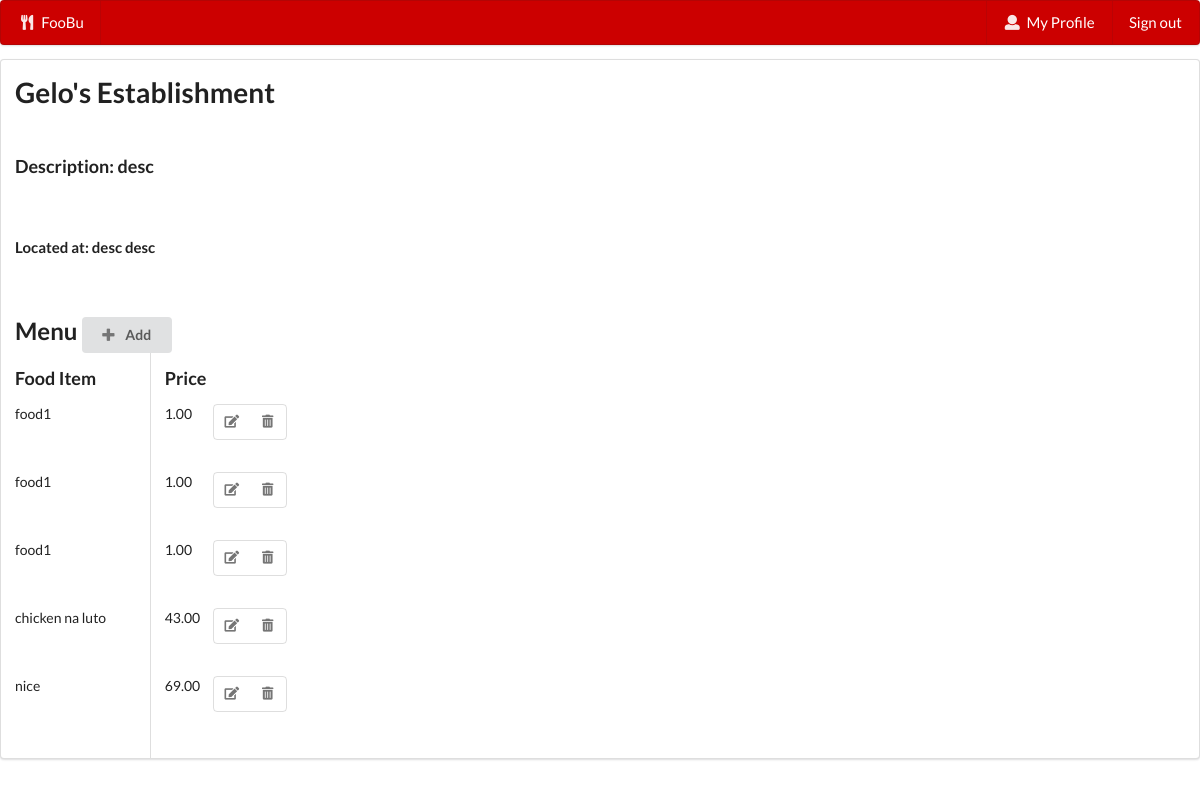
The page /foobu/est-1/ (signed in) on the database as committed earlier.
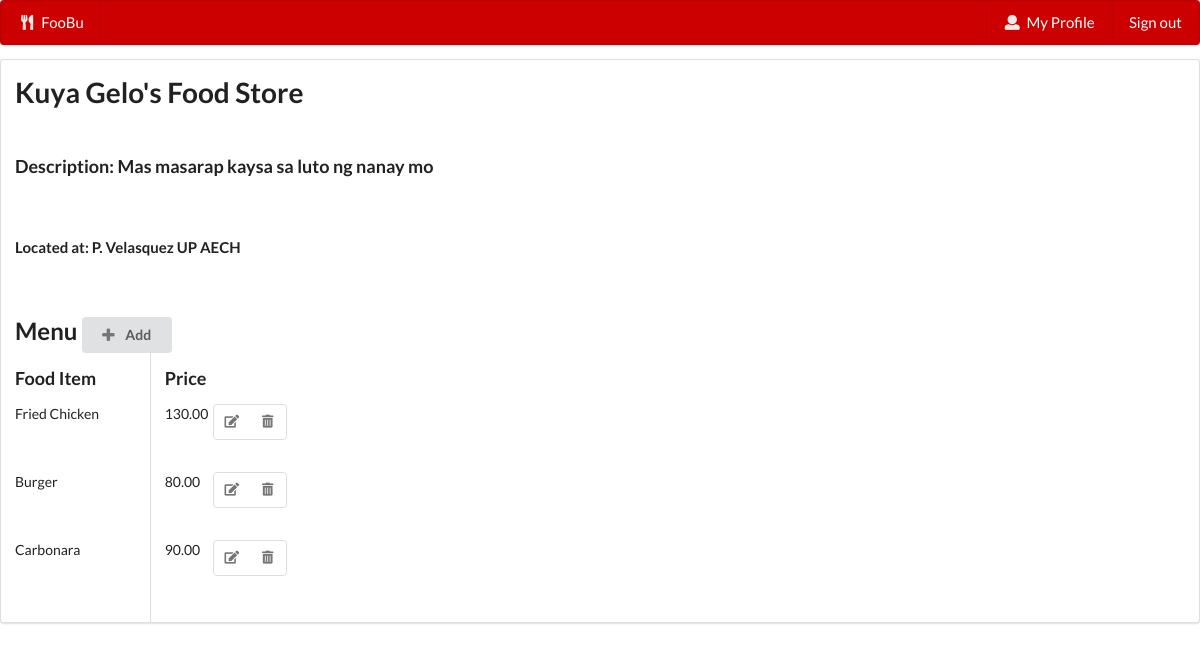
The same page on the database as committed later.
### food/models.py (models this page shows, shortened)
class Establishment(models.Model):
    id = models.AutoField(primary_key=True)
    owner = models.ForeignKey(RegisteredUser,blank=False,on_delete=models.CASCADE)
    name = models.TextField(blank=True)
    desc = models.TextField(blank=True)
    area = models.TextField(blank=True)
    street = models.TextField(blank=True)

class FoodItem(models.Model):
    id = models.AutoField(primary_key=True)
    name = models.TextField(blank=True)
    price = models.DecimalField(decimal_places=2,max_digits=10)
    est = models.ForeignKey(Establishment, blank=False, null=False, on_delete=models.CASCADE)

### food/views.py (the view)
# urls.py: path('est-<int:est_id>/', views.establishment, name="establishment"),
@login_required
def establishment(request,est_id):
    x = Establishment.objects.filter(id=est_id)[0]
    location = x.street + " " + x.area
    user = request.user
    is_owner = RegisteredUser.objects.filter(user=user)[0].is_owner
    owns = (user == x.owner.user)
    reg_user = RegisteredUser.objects.filter(user=user)
    rated = Rates.objects.filter(cus=reg_user[0], est=x).exists()
    raters = len(Rates.objects.filter(est=x))
    rate = 0
    if raters !=0:
        for i in Rates.objects.filter(est=x):
            rate = rate + i.rating
        rate = rate/raters
    favs = len(Favorites.objects.filter(est=x))
    fooditems = FoodItem.objects.filter(est=x)
    return render(request,'food/establishment.html', {'est':x, 'loc':location, 'owner':is_owner, 'favorite':favs, 'rate':rate, 'fooditems':fooditems, 'owns':owns, 'rated':rated})

### food/templates/food/establishment.html (shortened to what this page needs)
{% extends "food/base.html" %}
{% block content %}
    <div class = "ui segment">
        <div class = "row">
            <h1>{{est.name}}</h1>
        </div>
        <br>
        <h3>Description: {{est.desc}}</h3>
        <br>
        <h4>Located at: {{loc}}</h4>
        <br>
        <h2>Menu
            {% if owner and owns %}
                <a href="{% url 'addfooditem' est_id=est.id%}">
                <button class="ui button">
                     <i class="plus icon"></i>
                       Add
                </button>
                </a>
            {% endif %}
        </h2>
        <div class = "container">
            <div class = "ui two column divided grid">
                <div class = "two wide column">
                    <h3>Food Item</h3>
                    {% if fooditems %}
                        {% for item in fooditems%}
                            <p>{{ item.name }}</p>
                            <pre><br></pre>
                        {% endfor %}
                    {% else %}
                        <p> No Items Sold</p>
                    {% endif %}
                </div>
                <div class = "two wide column">
                    <h3>Price</h3>
                    {% if fooditems %}
                        {% for item in fooditems%}
                            {{ item.price }}
                            {% if owner and owns %}
                                <div class="right floated ui small  basic icon buttons">
                                    <a href="{% url 'updatefooditem' est_id=est.id food_id=item.id %}">
                                        <button class = "mini ui button"> <i class="edit icon"></i> </button>
                                    </a>
                                    <a href="{% url 'deletefooditem' est_id=est.id food_id=item.id %}">
                                        <button class = "mini ui button"> <i class="trash alternate icon"></i> </button>
                                    </a>
                                </div>
                            {% endif %}
                            <pre><br></pre>
                        {% endfor %}
                    {% endif %}
                </div>
            </div>
        </div>
{% endblock %}

### food/templates/food/base.html (shortened to what this page needs)
<!DOCTYPE html>
<head>
    <link rel="stylesheet" type="text/css" href="https://cdnjs.cloudflare.com/ajax/libs/semantic-ui/2.4.1/semantic.min.css">
</head>
<body>
    <div class = "ui large menu" style = "background-color: #cc0000">
        <a class = "item" style = "color: #ffffff" href="{% url 'food-home' %}"><i class = "utensils icon"></i>FooBu</a>
        {% if user.is_authenticated %}
            <div class = "right menu">
                <a class = "item" style = "color: #ffffff" href="{% url 'profile' %}"><i class = "user icon"></i>My Profile</a>
                <a class = "item" style = "color: #ffffff" href="{% url 'logout' %}">Sign out</a>
            </div>
        {% endif %}
    </div>
    {% block content %} {% endblock %}
</body>

Rows that differ between the two databases and show on the page:
removed FoodItem: name "food1", price "1.00"
removed FoodItem: name "food1", price "1.00"
no longer on this page (row edited): FoodItem: name "food1", price "1.00"
removed FoodItem: name "chicken na luto", price "43.00"
removed FoodItem: name "nice", price "69.00"
changed Establishment: name "Gelo's Establishment" → "Kuya Gelo's Food Store"; desc "desc" → "Mas masarap kaysa sa luto ng nanay mo"
added FoodItem: name "Fried Chicken", price "130.00"
added FoodItem: name "Burger", price "80.00"
added FoodItem: name "Carbonara", price "90.00"
Other text that changed with them:
{{ loc }}: "desc desc" → "P. Velasquez UP AECH"
